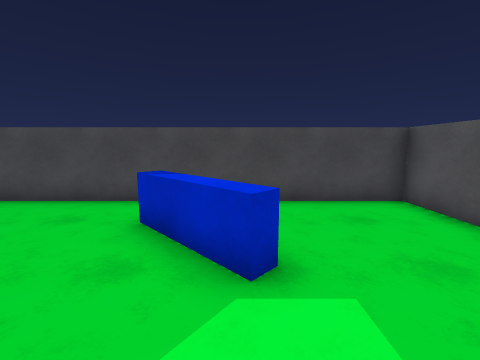
View 1 (above)

16 first-person views from a walk through a 3-D level made in the Unity game engine. The camera is 1.5 m above the floor, tilts 8° down and sees 90° across. The floor is counted in squares, 1 m on a side. Each view is taken from the middle of a square. On the plan, view 1 faces up. The plan holds only what a view shows up to about 13 squares ahead; the rest is blank. The player character is not drawn. Some animated figures are left out.

View 2
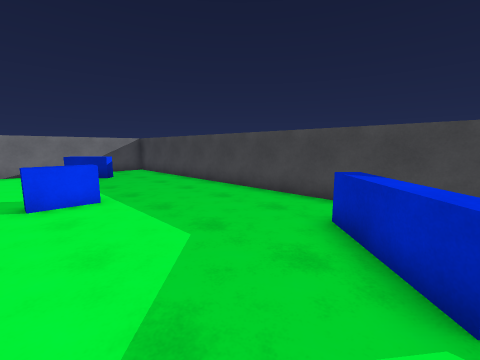

View 3
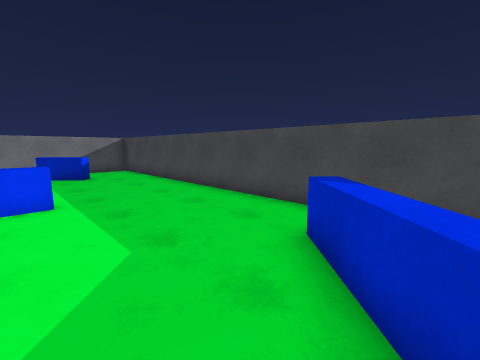

View 4
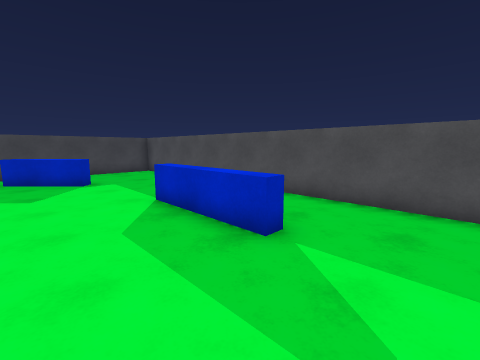

View 5
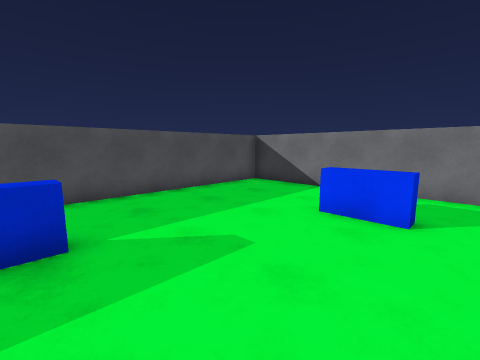

View 6
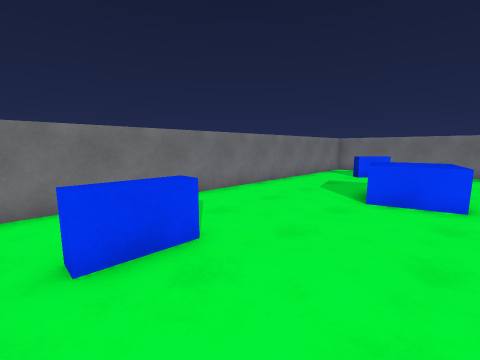

View 7
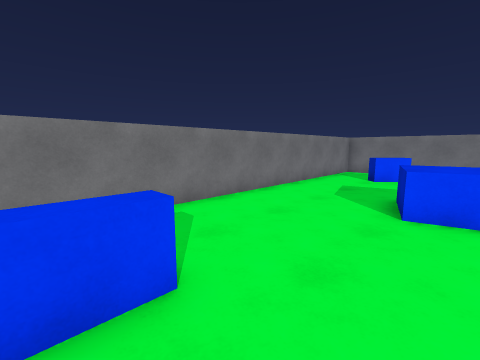

View 8
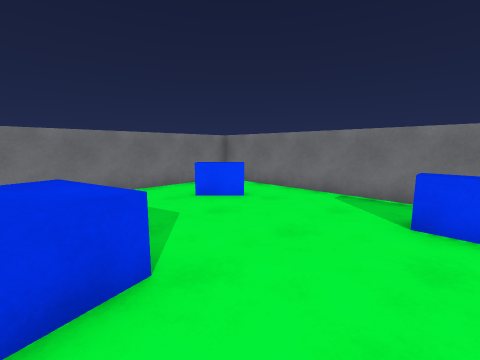

View 9
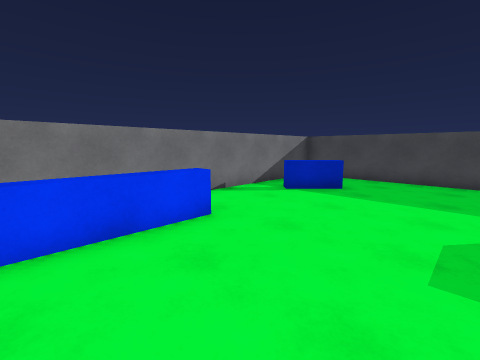

View 10
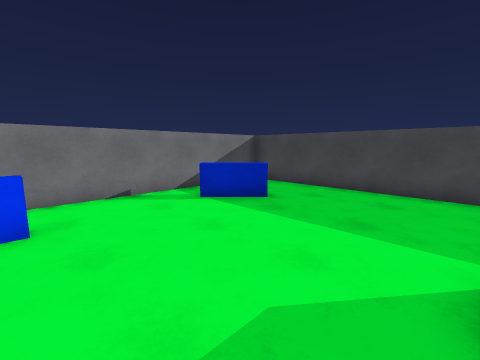

View 11
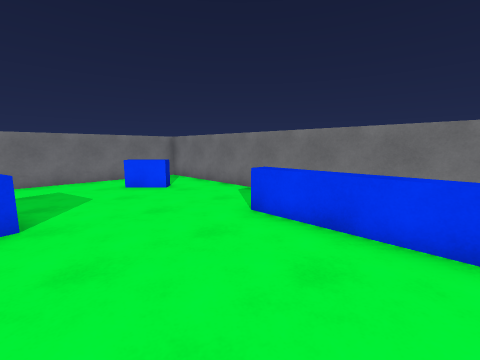

View 12
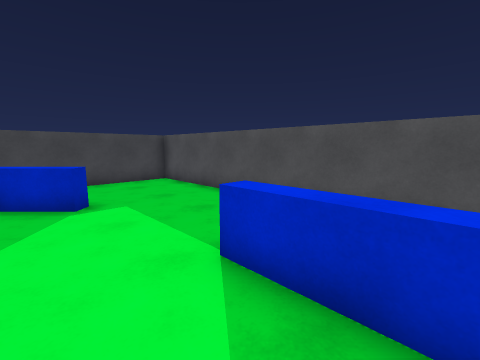

View 13
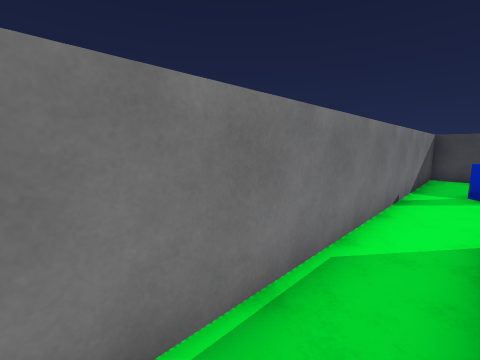

View 14
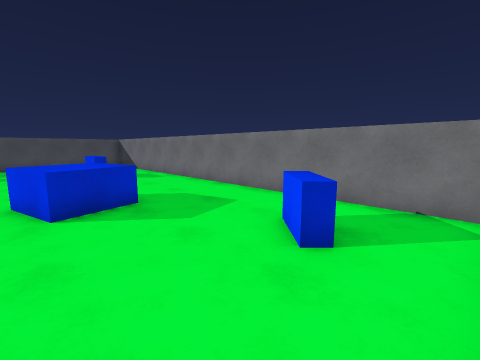

View 15
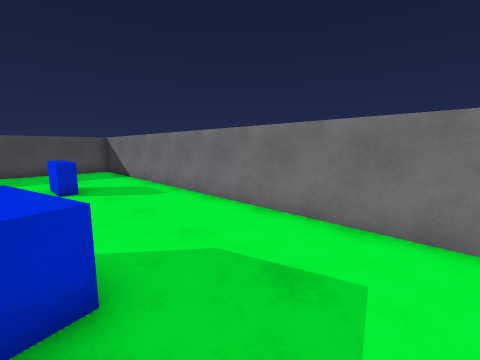

View 16
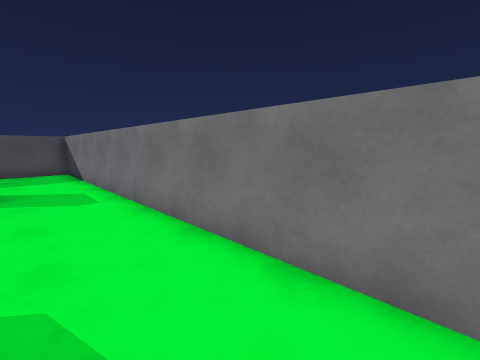

### Floor plan
Points are (right, up) in squares from view 1. A wall is a line through its corners. A room is listed if a view was taken in it or the views show most of it. See-through windows are left out.
Room 1 (views 1, 2, 3, 4, 5, 6, 7, 8, 9, 10, 11, 12, 13, 14, 15, 16)
walls: (4.5, -13.5) (4.5, 6.5) (-15.5, 6.5) (-15.5, -13.5) (4.5, -13.5)
low walls: (1.6, -5.6) (1, -5.6) (1, -1.5); (-2.2, -10.7) (-2.2, -10.1) (-0.5, -10.1) (-0.5, -10.7); (-13.1, -1.7) (-13.1, -5.9); (0.5, 2.9) (0.1, 2.5) (-2.1, 4.7); (-12.7, 3.9) (-12.4, 3.6) (-13.8, 2.1) (-14.2, 2.5)
objects: other object (-13, -11) to (-12, -10); other object (-9, -9) to (-7, -7); other object (-7, 0) to (-7, 2)

Where each view was taken, in squares from view 1:
view 1: 0 up, 0 right, facing up
view 2: 0 up, 0 right, facing up-left
view 3: 1 up, 0 right, facing up-left
view 4: 8 down, 2 left, facing up-right
view 5: 5 down, 3 left, facing down-right
view 6: 7 down, 0 right, facing down-left
view 7: 8 down, 1 left, facing down-left
view 8: 5 down, 8 left, facing down-left
view 9: 5 down, 9 left, facing up-left
view 10: 2 down, 8 left, facing up-left
view 11: 2 down, 9 left, facing down-left
view 12: 4 down, 1 left, facing up-right
view 13: 7 down, 14 left, facing up-left
view 14: 7 down, 15 left, facing down-right
view 15: 9 down, 11 left, facing down-right
view 16: 11 down, 11 left, facing down-right
